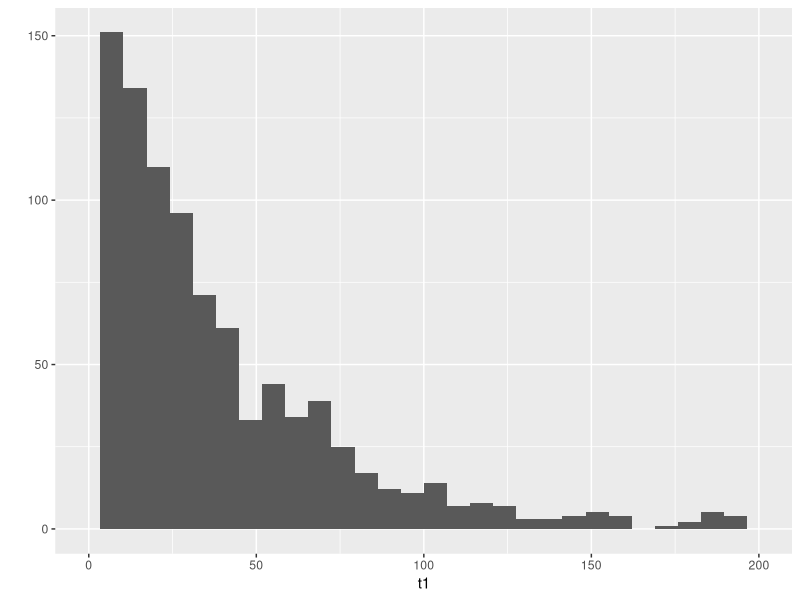
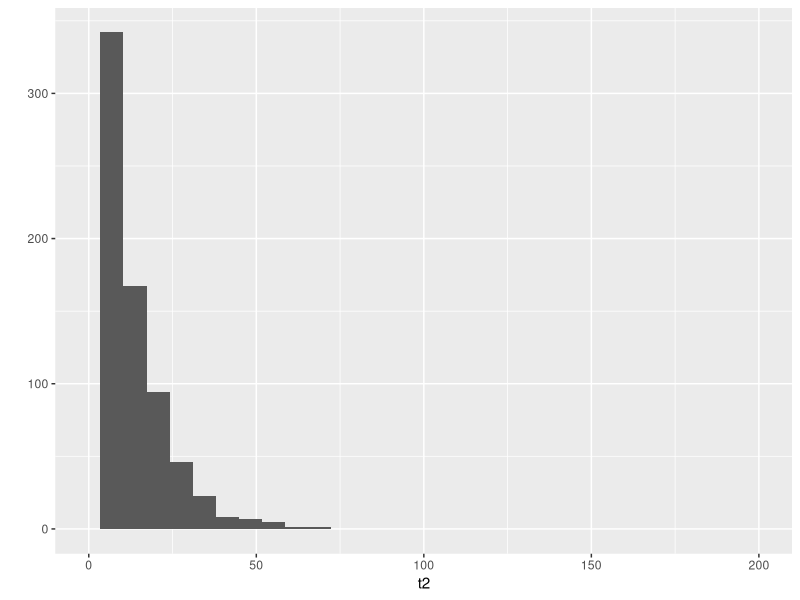

Recreate these plots in R, in order.
(qnorm(0.975)-qnorm(0.1))^2/(log(0.75)^2*0.25)
508/(0.5*0.3843+0.5*0.3069)
6*4+7+9+10*2+11+13+16+17+19+20+22+23+25+32+32+34+35
17+15+5+1+22+4+1+8+2+11+2+8+4+5+8+12+12+3+8+11+23
c(qgamma(0.025, shape=12, rate=404), qgamma(0.975, shape=12, rate=404))
c(qgamma(0.025, shape=24, rate=227), qgamma(0.975, shape=24, rate=227))
library(ggplot2)
lambda1 <- rgamma(1000, shape=12, rate=404)
t1 <- rexp(1000, lambda1)
lambda2 <- rgamma(1000, shape=24, rate=227)
t2 <- rexp(1000, lambda2)
qplot(t1, geom="histogram") + scale_x_continuous(limits=c(0,200))
qplot(t2, geom="histogram") + scale_x_continuous(limits=c(0,200))